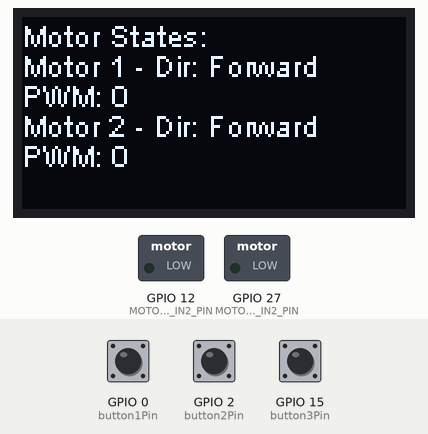
The sketch below on a simulated ESP32. Shown: 128×64 one-colour display, switched loads named in the sketch (green lamp = pin HIGH). Inputs (shaded band) come from the test bench; at power-on: GPIO 2 (button2Pin) HIGH, GPIO 15 (button3Pin) HIGH, GPIO 0 (button1Pin) HIGH. Pins used as bus, display or sensor lines are not drawn; what the sketch prints to the serial monitor is not drawn.

Above: at 3.2 s.
3.3 s: GPIO 2 (button2Pin) pulled LOW for 1 s
At 5.4 s:
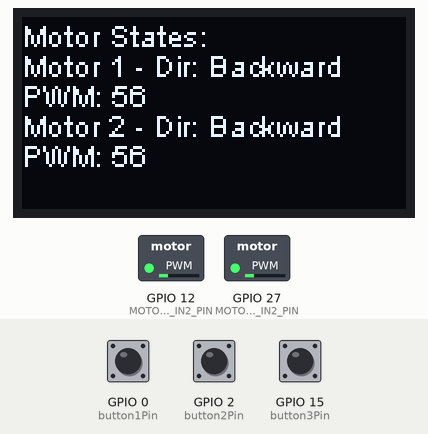
5.8 s: GPIO 15 (button3Pin) pulled LOW for 0.15 s
At 8.7 s:
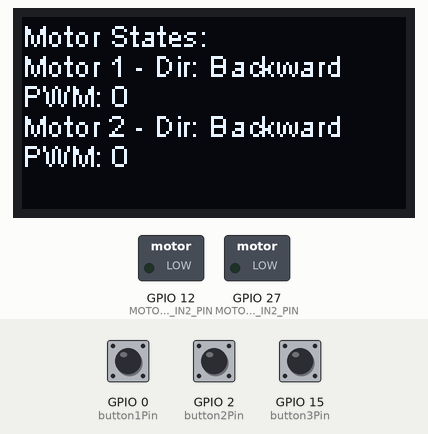
8.9 s: GPIO 0 (button1Pin) pulled LOW for 1 s
At 12.1 s:
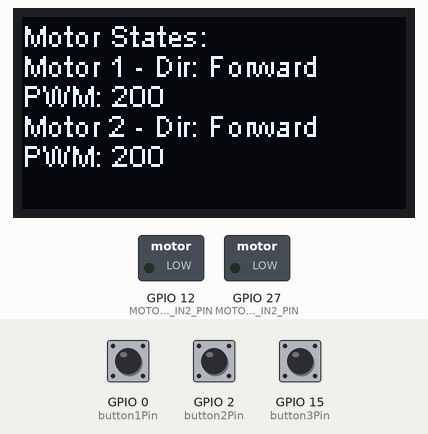
12.9 s: GPIO 15 (button3Pin) pulled LOW for 1 s
At 15.0 s:
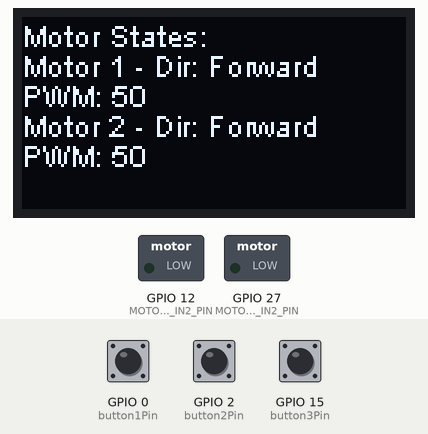
Timing chart, 0 to 16.5 s (numbered marks = the images above; inputs shaded):
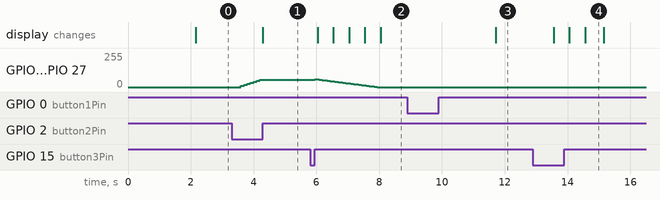

The sketch:

test-task-oled-buttons.ino
```cpp
#include <Wire.h>
#include "HT_SSD1306Wire.h"
#include "pins_arduino.h"
#include <TaskScheduler.h>

// Define the motor control pins
#define MOTOR1_IN1_PIN T4
#define MOTOR1_IN2_PIN T5
#define MOTOR2_IN1_PIN T6
#define MOTOR2_IN2_PIN T7

// Define LEDC channel and frequency
#define MOTOR1_PWM_CHANNEL 0
#define MOTOR2_PWM_CHANNEL 1
#define LEDC_TIMER_BIT 8  // 8-bit timer resolution
#define LEDC_BASE_FREQ 5000  // 5 kHz PWM frequency

// Define the pins for the buttons
const int button1Pin = T1; // Button 1
const int button2Pin = T2; // Button 2
const int button3Pin = T3; // Button 3

// Initialize the OLED display using Arduino Wire:
SSD1306Wire display(0x3c, 500000, SDA_OLED, SCL_OLED, GEOMETRY_128_64, RST_OLED);

// TaskScheduler
Scheduler runner;

// Task declarations
void readButtons();
void updateMotorState();
void updateDisplay();

Task taskReadButtons(50, TASK_FOREVER, &readButtons);
Task taskUpdateMotorState(50, TASK_FOREVER, &updateMotorState);
Task taskUpdateDisplay(500, TASK_FOREVER, &updateDisplay);

enum MotorState {
  OFF,
  FORWARD,
  BACKWARD,
  STOPPING
};

MotorState motorState = OFF;
unsigned long motorStartTime = 0;
unsigned long motorDuration = 2000;
int currentSpeed = 0;
const int maxForwardSpeed = 200; // Maximum speed for forward direction
const int maxReverseSpeed = 60; // Maximum speed for reverse direction
bool currentDirection = HIGH; // HIGH for forward, LOW for backward

// Button states and debounce variables
int button1State;
int button2State;
int button3State;
int lastButton1State = HIGH;
int lastButton2State = HIGH;
int lastButton3State = HIGH;
unsigned long lastDebounceTime1 = 0;
unsigned long lastDebounceTime2 = 0;
unsigned long lastDebounceTime3 = 0;
const unsigned long debounceDelay = 50;

void setup() {
  // Initialize serial communication for debugging
  Serial.begin(115200);

  // Initialize buttons
  pinMode(button1Pin, INPUT_PULLUP);
  pinMode(button2Pin, INPUT_PULLUP);
  pinMode(button3Pin, INPUT_PULLUP);

  // Configure the PWM channels with the specified properties
  ledcSetup(MOTOR1_PWM_CHANNEL, LEDC_BASE_FREQ, LEDC_TIMER_BIT);
  ledcSetup(MOTOR2_PWM_CHANNEL, LEDC_BASE_FREQ, LEDC_TIMER_BIT);

  // Set the direction pins as output
  pinMode(MOTOR1_IN1_PIN, OUTPUT);
  pinMode(MOTOR1_IN2_PIN, OUTPUT);
  pinMode(MOTOR2_IN1_PIN, OUTPUT);
  pinMode(MOTOR2_IN2_PIN, OUTPUT);

  // Initialize OLED display
  display.init();
  display.clear();
  display.display();

  // Show welcome message
  display.setFont(ArialMT_Plain_10);
  display.drawString(0, 0, "Welcome to tb2os");
  display.drawString(0, 10, "Use buttons to navigate");
  display.display();
  delay(2000);
  display.clear();

  Serial.println("Motor control started.");

  // Add tasks to the scheduler
  runner.addTask(taskReadButtons);
  runner.addTask(taskUpdateMotorState);
  runner.addTask(taskUpdateDisplay);

  // Enable tasks
  taskReadButtons.enable();
  taskUpdateMotorState.enable();
  taskUpdateDisplay.enable();
}

void runMotor(bool forward) {
  if (forward) {
    setupMotorDirection(MOTOR1_IN1_PIN, MOTOR1_IN2_PIN, MOTOR2_IN1_PIN, MOTOR2_IN2_PIN, true);
    Serial.println("Direction: Forward");
  } else {
    setupMotorDirection(MOTOR1_IN1_PIN, MOTOR1_IN2_PIN, MOTOR2_IN1_PIN, MOTOR2_IN2_PIN, false);
    Serial.println("Direction: Reverse");
  }

  // Smoothly ease in the motor speed with specific max speed
  int maxSpeed = forward ? maxForwardSpeed : maxReverseSpeed;
  for (int speed = 0; speed <= maxSpeed; speed += 8) {
    setMotorSpeed(speed);
    delay(100); // Shorter delay for smoother transition
  }
}

void setupMotorDirection(int in1Pin, int in2Pin, int in3Pin, int in4Pin, bool forward) {
  if (forward) {
    ledcDetachPin(in2Pin);  // Detach PWM from IN2_PIN
    ledcAttachPin(in1Pin, MOTOR1_PWM_CHANNEL);  // Attach PWM to IN1_PIN for forward
    ledcDetachPin(in4Pin);  // Detach PWM from IN2_PIN
    ledcAttachPin(in3Pin, MOTOR2_PWM_CHANNEL);  // Attach PWM to IN1_PIN for forward
    digitalWrite(in1Pin, HIGH);
    digitalWrite(in2Pin, LOW);
    digitalWrite(in3Pin, HIGH);
    digitalWrite(in4Pin, LOW);
  } else {
    ledcDetachPin(in1Pin);  // Detach PWM from IN1_PIN
    ledcAttachPin(in2Pin, MOTOR1_PWM_CHANNEL);  // Attach PWM to IN2_PIN for reverse
    ledcDetachPin(in3Pin);  // Detach PWM from IN1_PIN
    ledcAttachPin(in4Pin, MOTOR2_PWM_CHANNEL);  // Attach PWM to IN2_PIN for reverse
    digitalWrite(in1Pin, LOW);
    digitalWrite(in2Pin, HIGH);
    digitalWrite(in3Pin, LOW);
    digitalWrite(in4Pin, HIGH);
  }
}

void setMotorSpeed(int speed) {
  ledcWrite(MOTOR1_PWM_CHANNEL, speed);
  ledcWrite(MOTOR2_PWM_CHANNEL, speed);
  Serial.print("PWM applied: ");
  Serial.println(speed);
}

void stopMotor() {
  setMotorSpeed(0);
  delay(100); // Small delay to ensure the motor stops completely
  digitalWrite(MOTOR1_IN1_PIN, LOW);  // Ensure both IN1 and IN2 are LOW to stop the motor
  digitalWrite(MOTOR1_IN2_PIN, LOW);
  digitalWrite(MOTOR2_IN1_PIN, LOW);  // Ensure both IN1 and IN2 are LOW to stop the motor
  digitalWrite(MOTOR2_IN2_PIN, LOW);
  Serial.println("Motor stopped");
  currentSpeed = 0;
}

void easeMotorsToStop(unsigned long startTime, unsigned long duration) {
  unsigned long currentTime = millis();
  unsigned long elapsedTime = currentTime - startTime;
  if (elapsedTime < duration) {
    float progress = (float)elapsedTime / duration;
    int value = currentSpeed - (progress * currentSpeed);
    setMotorSpeed(value);
    Serial.print("Easing Motor PWM Value: ");
    Serial.println(value);
  } else {
    stopMotor();
    motorState = OFF;
  }
}

void readButtons() {
  // Read the state of the buttons
  int reading1 = digitalRead(button1Pin);
  int reading2 = digitalRead(button2Pin);
  int reading3 = digitalRead(button3Pin);

  // Check for button state changes and debounce
  if (reading1 != lastButton1State) lastDebounceTime1 = millis();
  if (reading2 != lastButton2State) lastDebounceTime2 = millis();
  if (reading3 != lastButton3State) lastDebounceTime3 = millis();

  if ((millis() - lastDebounceTime1) > debounceDelay) {
    if (reading1 != button1State) {
      button1State = reading1;
      if (button1State == LOW) {
        Serial.println("Button 1: Pressed");
        motorState = FORWARD;
        runMotor(true);
        currentSpeed = maxForwardSpeed;
        currentDirection = HIGH;
      }
    }
  }

  if ((millis() - lastDebounceTime2) > debounceDelay) {
    if (reading2 != button2State) {
      button2State = reading2;
      if (button2State == LOW) {
        Serial.println("Button 2: Pressed");
        motorState = BACKWARD;
        runMotor(false);
        currentSpeed = maxReverseSpeed;
        currentDirection = LOW;
      }
    }
  }

  if ((millis() - lastDebounceTime3) > debounceDelay) {
    if (reading3 != button3State) {
      button3State = reading3;
      if (button3State == LOW) {
        Serial.println("Button 3: Pressed");
        motorState = STOPPING;
        motorStartTime = millis();
      }
    }
  }

  // Save the reading for the next loop
  lastButton1State = reading1;
  lastButton2State = reading2;
  lastButton3State = reading3;
}

void updateMotorState() {
  // State machine for motor control
  switch (motorState) {
    case OFF:
      stopMotor();
      break;
    case FORWARD:
      // Motors running forward at medium speed
      break;
    case BACKWARD:
      // Motors running backward at medium speed
      break;
    case STOPPING:
      easeMotorsToStop(motorStartTime, motorDuration);
      break;
  }
}

void updateDisplay() {
  int motor1PWMValue = ledcRead(MOTOR1_PWM_CHANNEL);
  int motor2PWMValue = ledcRead(MOTOR2_PWM_CHANNEL);

  display.clear();
  display.setFont(ArialMT_Plain_10);
  display.drawString(0, 0, "Motor States:");
  display.drawString(0, 10, String("Motor 1 - Dir: ") + (currentDirection ? "Forward" : "Backward"));
  display.drawString(0, 20, String("PWM: ") + motor1PWMValue);
  display.drawString(0, 30, String("Motor 2 - Dir: ") + (currentDirection ? "Forward" : "Backward"));
  display.drawString(0, 40, String("PWM: ") + motor2PWMValue);
  display.display();

  Serial.print("Motor 1 - Direction: ");
  Serial.print(currentDirection ? "Forward" : "Backward");
  Serial.print(" | PWM: ");
  Serial.println(motor1PWMValue);

  Serial.print("Motor 2 - Direction: ");
  Serial.print(currentDirection ? "Forward" : "Backward");
  Serial.print(" | PWM: ");
  Serial.println(motor2PWMValue);
}

void loop() {
  runner.execute();
}
```

Measured:
- after the input at 3.3 s, GPIO 12 (MOTOR1_IN2_PIN), GPIO 27 (MOTOR2_IN2_PIN): moves from 0/255 to 56/255 over 0.60 s, starting after 0.30 s; the display: changes after 1.0 s (image 1)
- after the input at 5.8 s, the display: first changes after 0.24 s (image 2 shows a later state)
- after the input at 8.9 s, the display: changes after 2.8 s (image 3)
- after the input at 12.9 s, the display: first changes after 0.66 s (image 4 shows a later state)
- what the display in image 4 shows lasts 0.6 s, from 14.6 s to 15.2 s
